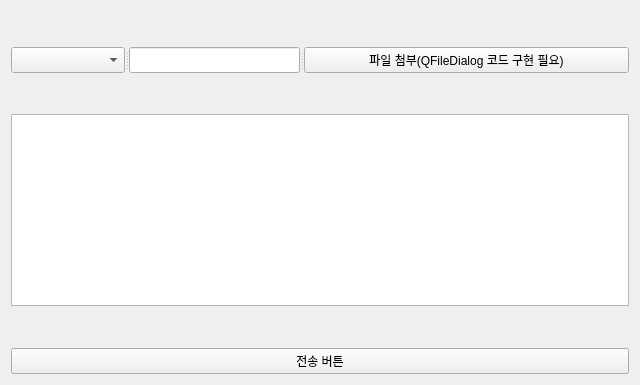
<?xml version="1.0" encoding="UTF-8"?>
<ui version="4.0">
 <class>UserProductComplaintPage</class>
 <widget class="QWidget" name="UserProductComplaintPage">
  <property name="geometry">
   <rect>
    <x>0</x>
    <y>0</y>
    <width>640</width>
    <height>385</height>
   </rect>
  </property>
  <property name="windowTitle">
   <string>UserProductComplaintPage</string>
  </property>
  <layout class="QGridLayout" name="gridLayout">
   <item row="0" column="0">
    <layout class="QVBoxLayout" name="verticalLayout">
     <item>
      <spacer name="verticalSpacer_3">
       <property name="orientation">
        <enum>Qt::Orientation::Vertical</enum>
       </property>
       <property name="sizeHint" stdset="0">
        <size>
         <width>20</width>
         <height>18</height>
        </size>
       </property>
      </spacer>
     </item>
     <item>
      <widget class="QSplitter" name="splitter_2">
       <property name="orientation">
        <enum>Qt::Orientation::Horizontal</enum>
       </property>
       <widget class="QSplitter" name="splitter">
        <property name="orientation">
         <enum>Qt::Orientation::Horizontal</enum>
        </property>
        <widget class="QComboBox" name="comboBox"/>
        <widget class="QLineEdit" name="lineEdit"/>
       </widget>
       <widget class="QPushButton" name="pushButton">
        <property name="text">
         <string>파일 첨부(QFileDialog 코드 구현 필요)</string>
        </property>
       </widget>
      </widget>
     </item>
     <item>
      <spacer name="verticalSpacer_2">
       <property name="orientation">
        <enum>Qt::Orientation::Vertical</enum>
       </property>
       <property name="sizeHint" stdset="0">
        <size>
         <width>20</width>
         <height>18</height>
        </size>
       </property>
      </spacer>
     </item>
     <item>
      <widget class="QTextEdit" name="textEdit"/>
     </item>
     <item>
      <spacer name="verticalSpacer">
       <property name="orientation">
        <enum>Qt::Orientation::Vertical</enum>
       </property>
       <property name="sizeHint" stdset="0">
        <size>
         <width>20</width>
         <height>18</height>
        </size>
       </property>
      </spacer>
     </item>
     <item>
      <widget class="QSplitter" name="splitter_3">
       <property name="orientation">
        <enum>Qt::Orientation::Horizontal</enum>
       </property>
       <widget class="QPushButton" name="pushButton_2">
        <property name="text">
         <string>전송 버튼</string>
        </property>
       </widget>
      </widget>
     </item>
    </layout>
   </item>
  </layout>
 </widget>
 <resources/>
 <connections/>
</ui>
